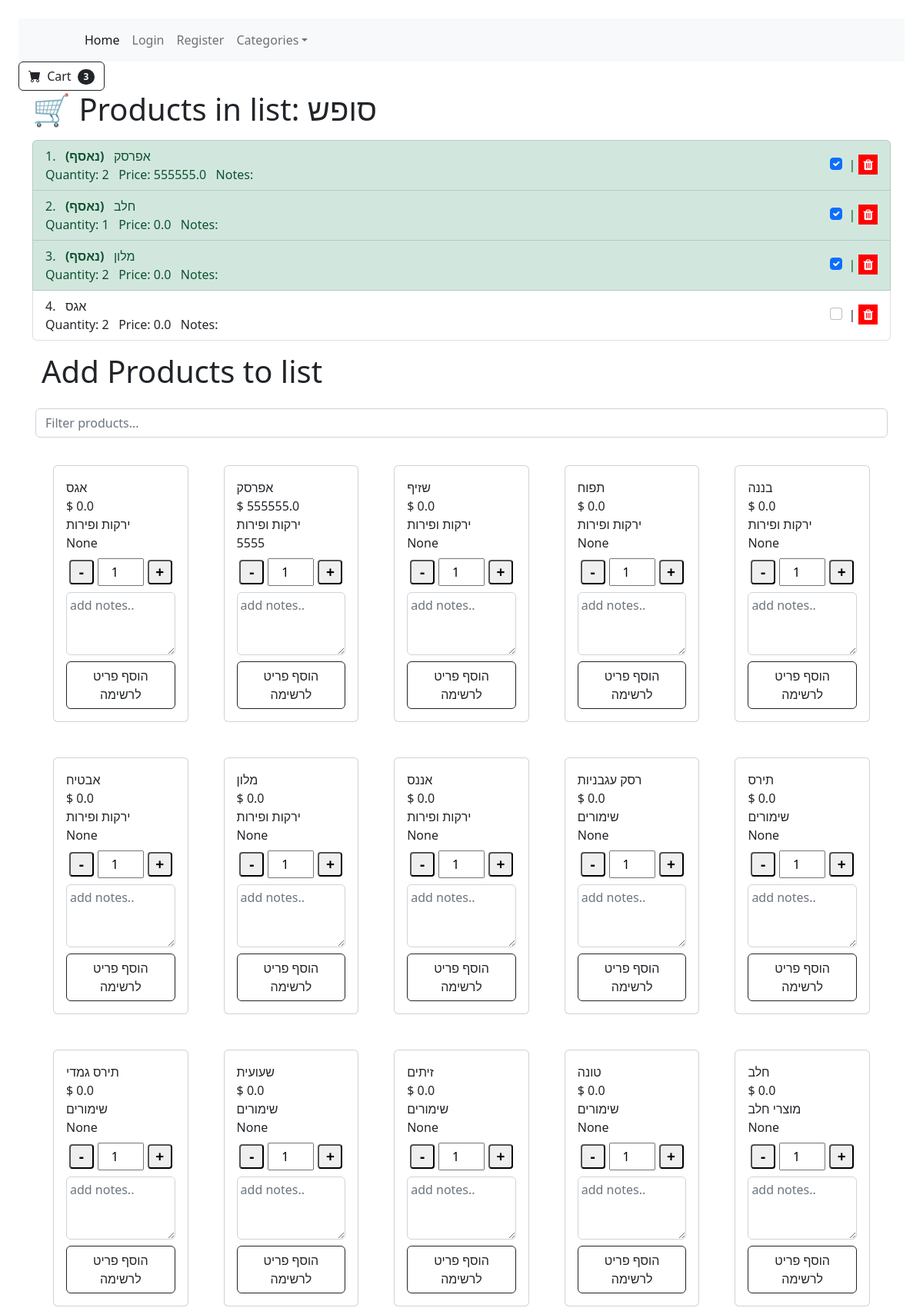
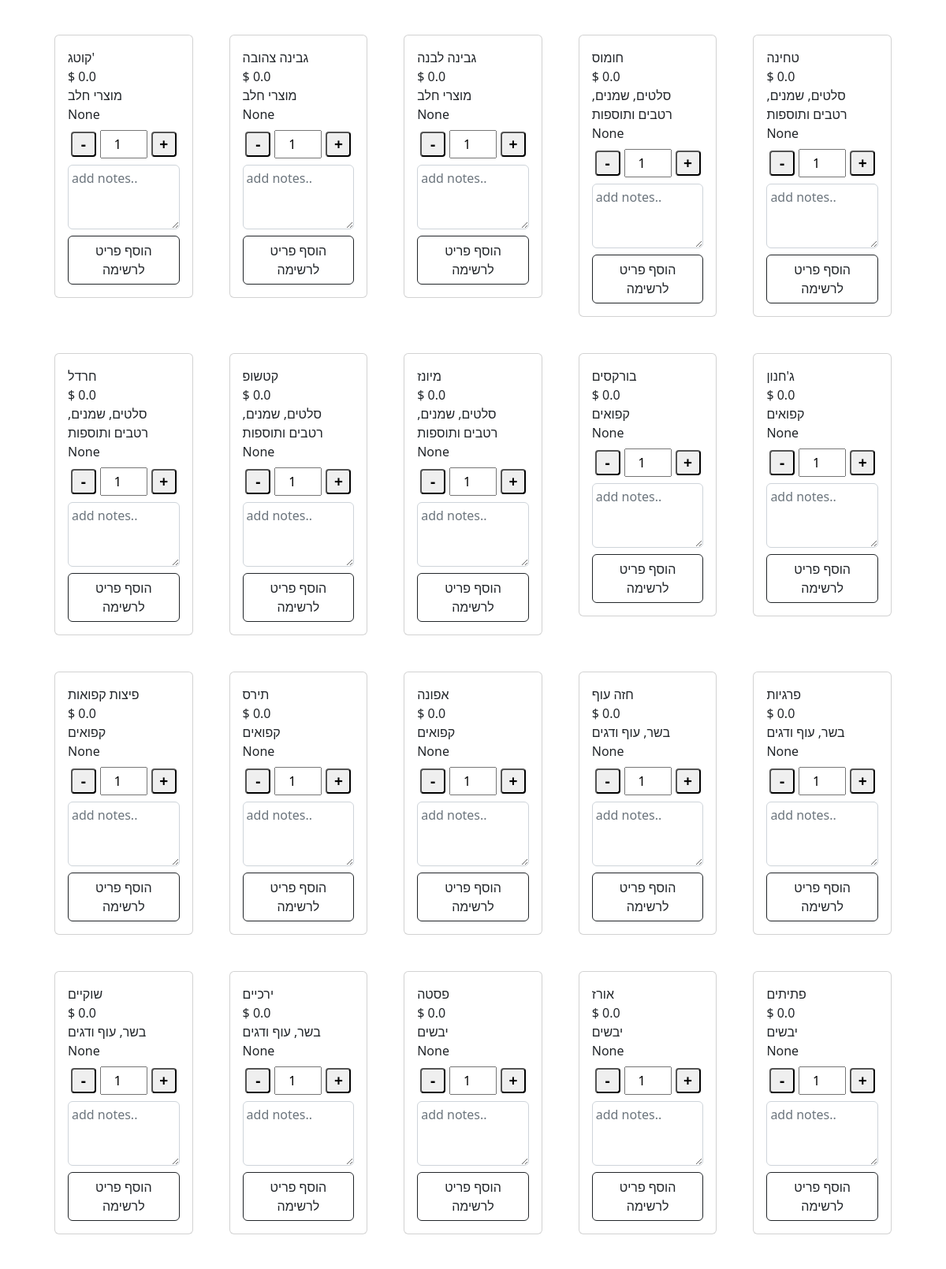
Screenshot of /list/3 (upper part) with the database file from the repository (2 pictures, top to bottom).
### tables this page shows
CREATE TABLE lists (
                id INTEGER PRIMARY KEY AUTOINCREMENT,
                name TEXT UNIQUE
            );

CREATE TABLE product_in_list (
    id INTEGER PRIMARY KEY AUTOINCREMENT,
    list_id INTEGER,
    product_id INTEGER,
    collected INTEGER DEFAULT 0,
    notes TEXT,
    quantity INTEGER,
    FOREIGN KEY (list_id) REFERENCES lists(id),
    FOREIGN KEY (product_id) REFERENCES products(id)
);

CREATE TABLE products (
        id INTEGER PRIMARY KEY AUTOINCREMENT,
        name TEXT NOT NULL,
        unit TEXT ,
        price REAL,
        category_id INTEGER,
        FOREIGN KEY (category_id) REFERENCES categories(id)
    );

CREATE TABLE categories (
        id INTEGER PRIMARY KEY AUTOINCREMENT,
        name TEXT UNIQUE NOT NULL
    );

### app.py (the view)
@app.route("/list/<int:list_id>", methods=["GET", "POST"])
def view_list(list_id):
    list_items_data = []  # make this a list
    items = database_read(f"select * from product_in_list where list_id ='{list_id}';")
    list_data = database_read(f"select * from product_in_list where list_id ='{list_id}';")
    if items:
        for item in items:
            product_id = item['product_id']
            item_data =  database_read(f"select pl.*,p.* from products p inner JOIN product_in_list  pl on pl.product_id = p.id where p.id ='{product_id}';")
            if item_data:
                list_items_data.append(item_data[0])
    list_name = database_read(f"select name from lists where id ='{list_id}';")[0]['name']
    items_data = database_read(f"select p.*,cat.name as catName from products p left JOIN categories cat on category_id = cat.id")
    categories =  database_read(f"select * from categories order by name;")
    return render_template("list.html", list_id=list_id,list_data=list_data, items=list_items_data,list_name=list_name,all_items=items_data,categories=categories)

### HandelDB.py (called while the page is built)
def database_read(sql,data=None):
    connection = sqlite3.connect(database_filename)
    connection.row_factory = sqlite3.Row
    db = connection.cursor()
    if data:
         db.execute(sql, data)
    else:
         db.execute(sql)
    records = db.fetchall()
    rows = [dict(record) for record in records]
    db.close()
    connection.close()
    return rows

### app.py (called while the page is built)
@app.context_processor
def inject_user():
    return dict(user=flask_login.current_user)

@app.teardown_appcontext
def close_connection(exception):
    db = getattr(g, '_database', None)
    if db is not None:
        db.close()

@app.context_processor
def inject_collected_count():
    def get_collected_count(list_id=None):
        if list_id is None:
            return 0
        sql = f"SELECT COUNT(*) as count FROM product_in_list WHERE list_id = '{list_id}' AND collected = 1"
        print(sql)
        result = database_read(sql)
        print(result)
        return result[0]['count'] if result else 0
    return dict(get_collected_count=get_collected_count)

@app.after_request
def add_header(response):
    if request.path.endswith('service-worker.js'):
        response.headers['Content-Type'] = 'application/javascript'
    if request.path.endswith('manifest.json'):
        response.headers['Content-Type'] = 'application/manifest+json'
    return response

### templates/list.html (shortened to what this page needs)
{% extends 'base.html' %}
{% block content %}
<form class="d-flex">
  <button class="btn btn-outline-dark" type="submit">
      <i class="bi-cart-fill me-1"></i>
      Cart
      <span class="badge bg-dark text-white ms-1 rounded-pill">{{ get_collected_count(list_id) }}</span>
  </button>
</form>
<body class="p-4">
<div class="container">
  <h1 class="mb-3">🛒 Products in list:  {{ list_name }}   </h1>
  <ul id="itemsinlist"  class="list-group mb-3">
    {% for item in items %}
      <li class="list-group-item d-flex justify-content-between align-items-center
          {% if item.collected %} list-group-item-success {% endif %}">
        <span>
          {{ loop.index }}. &nbsp; {{ item['name'] }}  {% if item.collected %}<strong>(נאסף)</strong>{% endif %}   <br>Quantity: {{ item['quantity'] }}  &nbsp;  Price: {{ item['price'] }}  &nbsp;  Notes:
        </span>
          <div class="form-check">
            <input class="form-check-input position-static" data-item-id="{{ item['product_id'] }}" type="checkbox" id="blankCheckbox" onchange="updateCollected(this)" value="option1" {% if item.collected %}checked{% endif %} >
            <span class="">|</span>
              <button id="del_prod" class="delete-btn" title="remove product from list"><i class="fa fa-trash"></i></button>
          </div>
      </li>
    {% else %}
      <li class="list-group-item">No items yet.</li>
    {% endfor %}
  </ul>
  <form method="POST" class="d-flex mb-3">
    <div class="container container-box">
      <h1 class="mb-4"> Add Products to list</h1>
      <div class="row row-cols-2 row-cols-sm-3 row-cols-md-4 row-cols-lg-5 g-3">
          <input type="text" id="productFilter" style="margin-bottom: 5px;" class="form-control" placeholder="Filter products...">
          {% for product in all_items%}
          <div class="col">
          <div class="card" style="margin: 15px;">
          <div class="card-body">
              <div class="card-title">{{ product['name'] }}
                  <div class="card-text">
                          $ {{ product['price'] }}
                          <br>
                          {{ product['catName'] }}
                          <br>
                          {{ product['unit'] }}
                      </div>
                  </div>
                  <div class="product-actions text-center">
                  <div class="qty-wrapper">
                    <button class="minus" type="button" onclick="changeQty(this,-1)">-</button>
                    <input type="number" name="quantity" id="quantity" value="1" min="1" class="qty-input">
                    <button class="plus" type="button" onclick="changeQty(this,1)">+</button>
                  </div>
                  <div  class="action-wrapper">
                    <textarea id="notes" name="notes" rows="3" placeholder="add notes.." class="form-control note-input"></textarea>
                  </div>
                </div>
                <div  style="display: flex;" class="text-center"><a class="btn btn-outline-dark mt-auto" href="#" onclick="addProductToList(this); return false;" >הוסף פריט לרשימה</a>
                </div>
              </div>
          </div>
      </div>
          {% endfor%}
  </div>
</div>
  </form>
</div>
</body>
{% endblock %}

### templates/list.html (style rules this page uses)
.qty-wrapper { display: inline-flex; align-items: center; gap: 5px; }
.qty-wrapper button { width: 30px; height: 30px; font-size: 18px; }
.qty-wrapper input[type=number] { width: 60px; text-align: center; }
.plus { font-weight:bold; float:right; padding-right:4px; content:"+"; }
.minus { font-weight:bold; float:right; padding-right:4px; content:"-"; }
.delete-btn { background-color: red; border: none; color: white; cursor: pointer; }
.product-actions { max-width: 280px; margin: 0 auto; }
.qty-wrapper { display: flex; justify-content: center; align-items: center; margin-bottom: 0.5rem; }
.qty-input { width: 60px; text-align: center; padding: 0.25rem; }
.qty-wrapper button { width: 32px; height: 32px; font-size: 1.2rem; padding: 0; border-radius: 4px; }
.note-input { max-width: 100%; margin: 0 auto 0.5rem; padding: 0.25rem; }

### rows the page displays
lists: name "סופש"
product_in_list: name "אפרסק", shows "(נאסף)", quantity "2", price "555555.0", collected "☑"
product_in_list: name "חלב", shows "(נאסף)", quantity "1", price "0.0", collected "☑"
product_in_list: name "מלון", shows "(נאסף)", quantity "2", price "0.0", collected "☑"
product_in_list: name "אגס", quantity "2", price "0.0"
products: name "אגס", price "0.0", catName "ירקות ופירות", unit "None"
products: name "אפרסק", price "555555.0", catName "ירקות ופירות", unit "5555"
products: name "שזיף", price "0.0", catName "ירקות ופירות", unit "None"
products: name "תפוח", price "0.0", catName "ירקות ופירות", unit "None"
products: name "בננה", price "0.0", catName "ירקות ופירות", unit "None"
products: name "אבטיח", price "0.0", catName "ירקות ופירות", unit "None"
products: name "מלון", price "0.0", catName "ירקות ופירות", unit "None"
products: name "אננס", price "0.0", catName "ירקות ופירות", unit "None"
products: name "רסק עגבניות", price "0.0", catName "שימורים", unit "None"
products: name "תירס", price "0.0", catName "שימורים", unit "None"
products: name "תירס גמדי", price "0.0", catName "שימורים", unit "None"
products: name "שעועית", price "0.0", catName "שימורים", unit "None"
products: name "זיתים", price "0.0", catName "שימורים", unit "None"
products: name "טונה", price "0.0", catName "שימורים", unit "None"
products: name "חלב", price "0.0", catName "מוצרי חלב", unit "None"
products: name "קוטג'", price "0.0", catName "מוצרי חלב", unit "None"
products: name "גבינה צהובה", price "0.0", catName "מוצרי חלב", unit "None"
products: name "גבינה לבנה", price "0.0", catName "מוצרי חלב", unit "None"
products: name "חומוס", price "0.0", catName "סלטים, שמנים, רטבים ותוספות", unit "None"
products: name "טחינה", price "0.0", catName "סלטים, שמנים, רטבים ותוספות", unit "None"
products: name "חרדל", price "0.0", catName "סלטים, שמנים, רטבים ותוספות", unit "None"
products: name "קטשופ", price "0.0", catName "סלטים, שמנים, רטבים ותוספות", unit "None"
products: name "מיונז", price "0.0", catName "סלטים, שמנים, רטבים ותוספות", unit "None"
products: name "בורקסים", price "0.0", catName "קפואים", unit "None"
products: name "ג'חנון", price "0.0", catName "קפואים", unit "None"
products: name "פיצות קפואות", price "0.0", catName "קפואים", unit "None"
products: name "תירס", price "0.0", catName "קפואים", unit "None"
products: name "אפונה", price "0.0", catName "קפואים", unit "None"
products: name "חזה עוף", price "0.0", catName "בשר, עוף ודגים", unit "None"
products: name "פרגיות", price "0.0", catName "בשר, עוף ודגים", unit "None"
products: name "שוקיים", price "0.0", catName "בשר, עוף ודגים", unit "None"
products: name "ירכיים", price "0.0", catName "בשר, עוף ודגים", unit "None"
products: name "פסטה", price "0.0", catName "יבשים", unit "None"
products: name "אורז", price "0.0", catName "יבשים", unit "None"
products: name "פתיתים", price "0.0", catName "יבשים", unit "None"

### other values shown
{{ get_collected_count(list_id) }} "3"
